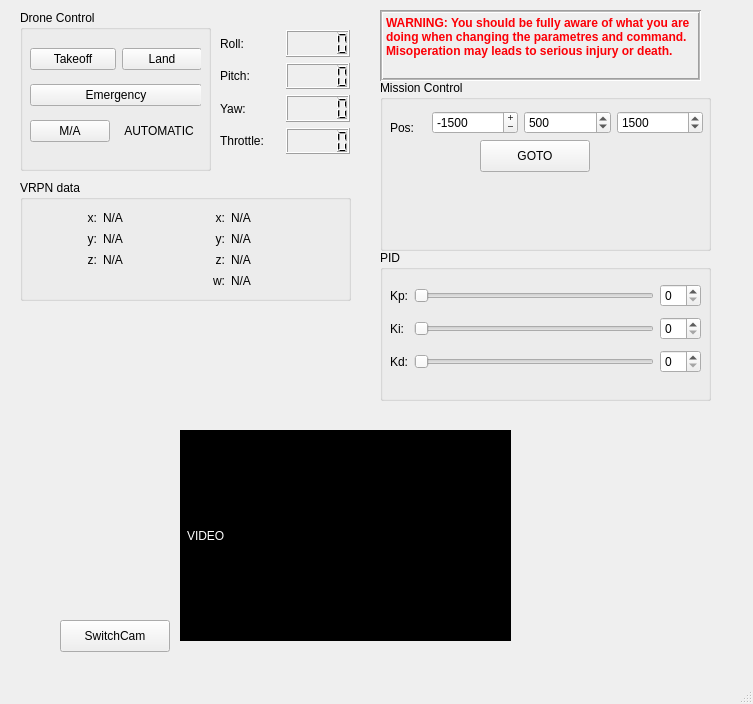
<?xml version="1.0" encoding="UTF-8"?>
<ui version="4.0">
 <class>MainWindow</class>
 <widget class="QMainWindow" name="MainWindow">
  <property name="geometry">
   <rect>
    <x>0</x>
    <y>0</y>
    <width>753</width>
    <height>704</height>
   </rect>
  </property>
  <property name="windowTitle">
   <string>Drone Controller GUI</string>
  </property>
  <widget class="QWidget" name="centralwidget">
   <widget class="QGroupBox" name="gb_basic">
    <property name="geometry">
     <rect>
      <x>20</x>
      <y>10</y>
      <width>191</width>
      <height>161</height>
     </rect>
    </property>
    <property name="title">
     <string>Drone Control</string>
    </property>
    <widget class="QWidget" name="">
     <property name="geometry">
      <rect>
       <x>10</x>
       <y>30</y>
       <width>171</width>
       <height>111</height>
      </rect>
     </property>
     <layout class="QGridLayout" name="gridLayout">
      <item row="0" column="0" colspan="2">
       <widget class="QPushButton" name="btn_takeoff">
        <property name="text">
         <string>Takeoff</string>
        </property>
       </widget>
      </item>
      <item row="0" column="2">
       <widget class="QPushButton" name="btn_land">
        <property name="text">
         <string>Land</string>
        </property>
       </widget>
      </item>
      <item row="1" column="0" colspan="3">
       <widget class="QPushButton" name="btn_emergency">
        <property name="text">
         <string>Emergency</string>
        </property>
       </widget>
      </item>
      <item row="2" column="0">
       <widget class="QPushButton" name="btn_switchmode">
        <property name="text">
         <string>M/A</string>
        </property>
       </widget>
      </item>
      <item row="2" column="1" colspan="2">
       <widget class="QLabel" name="lb_mode">
        <property name="text">
         <string>AUTOMATIC</string>
        </property>
        <property name="alignment">
         <set>Qt::AlignCenter</set>
        </property>
       </widget>
      </item>
     </layout>
    </widget>
   </widget>
   <widget class="QGroupBox" name="groupBox">
    <property name="geometry">
     <rect>
      <x>20</x>
      <y>180</y>
      <width>331</width>
      <height>121</height>
     </rect>
    </property>
    <property name="title">
     <string>VRPN data</string>
    </property>
    <widget class="QWidget" name="">
     <property name="geometry">
      <rect>
       <x>40</x>
       <y>30</y>
       <width>251</width>
       <height>78</height>
      </rect>
     </property>
     <layout class="QGridLayout" name="gridLayout_3" columnminimumwidth="0,80,0,80">
      <item row="0" column="0">
       <widget class="QLabel" name="label_5">
        <property name="text">
         <string>x:</string>
        </property>
        <property name="alignment">
         <set>Qt::AlignRight|Qt::AlignTrailing|Qt::AlignVCenter</set>
        </property>
       </widget>
      </item>
      <item row="0" column="1">
       <widget class="QLabel" name="lb_vrpn_px">
        <property name="text">
         <string>N/A</string>
        </property>
       </widget>
      </item>
      <item row="0" column="2">
       <widget class="QLabel" name="label_13">
        <property name="text">
         <string>x:</string>
        </property>
        <property name="alignment">
         <set>Qt::AlignRight|Qt::AlignTrailing|Qt::AlignVCenter</set>
        </property>
       </widget>
      </item>
      <item row="0" column="3">
       <widget class="QLabel" name="lb_vrpn_ox">
        <property name="text">
         <string>N/A</string>
        </property>
       </widget>
      </item>
      <item row="1" column="0">
       <widget class="QLabel" name="label_6">
        <property name="text">
         <string>y:</string>
        </property>
        <property name="alignment">
         <set>Qt::AlignRight|Qt::AlignTrailing|Qt::AlignVCenter</set>
        </property>
       </widget>
      </item>
      <item row="1" column="1">
       <widget class="QLabel" name="lb_vrpn_py">
        <property name="text">
         <string>N/A</string>
        </property>
       </widget>
      </item>
      <item row="1" column="2">
       <widget class="QLabel" name="label_14">
        <property name="text">
         <string>y:</string>
        </property>
        <property name="alignment">
         <set>Qt::AlignRight|Qt::AlignTrailing|Qt::AlignVCenter</set>
        </property>
       </widget>
      </item>
      <item row="1" column="3">
       <widget class="QLabel" name="lb_vrpn_oy">
        <property name="text">
         <string>N/A</string>
        </property>
       </widget>
      </item>
      <item row="2" column="0">
       <widget class="QLabel" name="label_7">
        <property name="text">
         <string>z:</string>
        </property>
        <property name="alignment">
         <set>Qt::AlignRight|Qt::AlignTrailing|Qt::AlignVCenter</set>
        </property>
       </widget>
      </item>
      <item row="2" column="1">
       <widget class="QLabel" name="lb_vrpn_pz">
        <property name="text">
         <string>N/A</string>
        </property>
       </widget>
      </item>
      <item row="2" column="2">
       <widget class="QLabel" name="label_12">
        <property name="text">
         <string>z:</string>
        </property>
        <property name="alignment">
         <set>Qt::AlignRight|Qt::AlignTrailing|Qt::AlignVCenter</set>
        </property>
       </widget>
      </item>
      <item row="2" column="3">
       <widget class="QLabel" name="lb_vrpn_oz">
        <property name="text">
         <string>N/A</string>
        </property>
       </widget>
      </item>
      <item row="3" column="2">
       <widget class="QLabel" name="label_17">
        <property name="text">
         <string>w:</string>
        </property>
        <property name="alignment">
         <set>Qt::AlignRight|Qt::AlignTrailing|Qt::AlignVCenter</set>
        </property>
       </widget>
      </item>
      <item row="3" column="3">
       <widget class="QLabel" name="lb_vrpn_ow">
        <property name="text">
         <string>N/A</string>
        </property>
       </widget>
      </item>
     </layout>
    </widget>
   </widget>
   <widget class="QGroupBox" name="groupBox_2">
    <property name="geometry">
     <rect>
      <x>380</x>
      <y>250</y>
      <width>331</width>
      <height>151</height>
     </rect>
    </property>
    <property name="title">
     <string>PID</string>
    </property>
    <widget class="QWidget" name="">
     <property name="geometry">
      <rect>
       <x>10</x>
       <y>30</y>
       <width>311</width>
       <height>98</height>
      </rect>
     </property>
     <layout class="QGridLayout" name="gridLayout_4" columnminimumwidth="0,200,0">
      <item row="0" column="0">
       <widget class="QLabel" name="label_8">
        <property name="text">
         <string>Kp:</string>
        </property>
       </widget>
      </item>
      <item row="0" column="1">
       <widget class="QSlider" name="horizontalSlider">
        <property name="maximum">
         <number>1000</number>
        </property>
        <property name="singleStep">
         <number>1</number>
        </property>
        <property name="orientation">
         <enum>Qt::Horizontal</enum>
        </property>
       </widget>
      </item>
      <item row="0" column="2">
       <widget class="QSpinBox" name="spinBox"/>
      </item>
      <item row="1" column="0">
       <widget class="QLabel" name="label_9">
        <property name="text">
         <string>Ki:</string>
        </property>
       </widget>
      </item>
      <item row="1" column="1">
       <widget class="QSlider" name="horizontalSlider_2">
        <property name="orientation">
         <enum>Qt::Horizontal</enum>
        </property>
       </widget>
      </item>
      <item row="1" column="2">
       <widget class="QSpinBox" name="spinBox_2"/>
      </item>
      <item row="2" column="0">
       <widget class="QLabel" name="label_10">
        <property name="text">
         <string>Kd:</string>
        </property>
       </widget>
      </item>
      <item row="2" column="1">
       <widget class="QSlider" name="horizontalSlider_3">
        <property name="orientation">
         <enum>Qt::Horizontal</enum>
        </property>
       </widget>
      </item>
      <item row="2" column="2">
       <widget class="QSpinBox" name="spinBox_3"/>
      </item>
     </layout>
    </widget>
   </widget>
   <widget class="QGroupBox" name="groupBox_3">
    <property name="geometry">
     <rect>
      <x>380</x>
      <y>80</y>
      <width>331</width>
      <height>171</height>
     </rect>
    </property>
    <property name="title">
     <string>Mission Control</string>
    </property>
    <widget class="QLabel" name="label_11">
     <property name="geometry">
      <rect>
       <x>10</x>
       <y>40</y>
       <width>31</width>
       <height>16</height>
      </rect>
     </property>
     <property name="text">
      <string>Pos:</string>
     </property>
    </widget>
    <widget class="QPushButton" name="pushButton">
     <property name="geometry">
      <rect>
       <x>100</x>
       <y>60</y>
       <width>110</width>
       <height>32</height>
      </rect>
     </property>
     <property name="text">
      <string>GOTO</string>
     </property>
    </widget>
    <widget class="QWidget" name="">
     <property name="geometry">
      <rect>
       <x>52</x>
       <y>30</y>
       <width>271</width>
       <height>26</height>
      </rect>
     </property>
     <layout class="QGridLayout" name="gridLayout_5">
      <item row="0" column="0">
       <widget class="QSpinBox" name="sb_hoverpos_x">
        <property name="buttonSymbols">
         <enum>QAbstractSpinBox::PlusMinus</enum>
        </property>
        <property name="minimum">
         <number>-5000</number>
        </property>
        <property name="maximum">
         <number>5000</number>
        </property>
        <property name="singleStep">
         <number>1</number>
        </property>
        <property name="value">
         <number>-1500</number>
        </property>
       </widget>
      </item>
      <item row="0" column="1">
       <widget class="QSpinBox" name="sb_hoverpos_y">
        <property name="minimum">
         <number>-5000</number>
        </property>
        <property name="maximum">
         <number>5000</number>
        </property>
        <property name="value">
         <number>500</number>
        </property>
       </widget>
      </item>
      <item row="0" column="2">
       <widget class="QSpinBox" name="sb_hoverpos_z">
        <property name="minimum">
         <number>-5000</number>
        </property>
        <property name="maximum">
         <number>5000</number>
        </property>
        <property name="value">
         <number>1500</number>
        </property>
       </widget>
      </item>
     </layout>
    </widget>
   </widget>
   <widget class="QLabel" name="label_15">
    <property name="geometry">
     <rect>
      <x>380</x>
      <y>10</y>
      <width>321</width>
      <height>71</height>
     </rect>
    </property>
    <property name="font">
     <font>
      <weight>75</weight>
      <bold>true</bold>
     </font>
    </property>
    <property name="styleSheet">
     <string notr="true">QLabel{
color:rgb(252, 0, 6)}</string>
    </property>
    <property name="frameShape">
     <enum>QFrame::Box</enum>
    </property>
    <property name="frameShadow">
     <enum>QFrame::Sunken</enum>
    </property>
    <property name="lineWidth">
     <number>1</number>
    </property>
    <property name="midLineWidth">
     <number>1</number>
    </property>
    <property name="text">
     <string>WARNING: You should be fully aware of what you are doing when changing the parametres and command. Misoperation may leads to serious injury or death.</string>
    </property>
    <property name="textFormat">
     <enum>Qt::PlainText</enum>
    </property>
    <property name="alignment">
     <set>Qt::AlignLeading|Qt::AlignLeft|Qt::AlignTop</set>
    </property>
    <property name="wordWrap">
     <bool>true</bool>
    </property>
   </widget>
   <widget class="QLabel" name="label_16">
    <property name="geometry">
     <rect>
      <x>180</x>
      <y>430</y>
      <width>331</width>
      <height>211</height>
     </rect>
    </property>
    <property name="autoFillBackground">
     <bool>false</bool>
    </property>
    <property name="styleSheet">
     <string notr="true">QLabel{background:rgb(0, 0, 0);color:rgb(255,255,255)}</string>
    </property>
    <property name="frameShape">
     <enum>QFrame::Panel</enum>
    </property>
    <property name="frameShadow">
     <enum>QFrame::Sunken</enum>
    </property>
    <property name="lineWidth">
     <number>4</number>
    </property>
    <property name="midLineWidth">
     <number>3</number>
    </property>
    <property name="text">
     <string>VIDEO</string>
    </property>
   </widget>
   <widget class="QPushButton" name="pushButton_2">
    <property name="geometry">
     <rect>
      <x>60</x>
      <y>620</y>
      <width>110</width>
      <height>32</height>
     </rect>
    </property>
    <property name="text">
     <string>SwitchCam</string>
    </property>
   </widget>
   <widget class="QWidget" name="">
    <property name="geometry">
     <rect>
      <x>220</x>
      <y>30</y>
      <width>130</width>
      <height>124</height>
     </rect>
    </property>
    <layout class="QGridLayout" name="gridLayout_2">
     <item row="0" column="1">
      <widget class="QLCDNumber" name="lcdNumber_roll"/>
     </item>
     <item row="1" column="0">
      <widget class="QLabel" name="label_2">
       <property name="text">
        <string>Pitch:</string>
       </property>
      </widget>
     </item>
     <item row="1" column="1">
      <widget class="QLCDNumber" name="lcdNumber_pitch"/>
     </item>
     <item row="2" column="0">
      <widget class="QLabel" name="label_3">
       <property name="text">
        <string>Yaw:</string>
       </property>
      </widget>
     </item>
     <item row="2" column="1">
      <widget class="QLCDNumber" name="lcdNumber_yaw"/>
     </item>
     <item row="3" column="0">
      <widget class="QLabel" name="label_4">
       <property name="text">
        <string>Throttle:</string>
       </property>
      </widget>
     </item>
     <item row="3" column="1">
      <widget class="QLCDNumber" name="lcdNumber_throttle"/>
     </item>
     <item row="0" column="0">
      <widget class="QLabel" name="label">
       <property name="text">
        <string>Roll:</string>
       </property>
      </widget>
     </item>
    </layout>
   </widget>
   <zorder>gb_basic</zorder>
   <zorder>lcdNumber_roll</zorder>
   <zorder>lcdNumber_pitch</zorder>
   <zorder>lcdNumber_yaw</zorder>
   <zorder>lcdNumber_throttle</zorder>
   <zorder>label</zorder>
   <zorder>label_2</zorder>
   <zorder>label_3</zorder>
   <zorder>label_4</zorder>
   <zorder>label</zorder>
   <zorder>groupBox</zorder>
   <zorder>groupBox_2</zorder>
   <zorder>groupBox_3</zorder>
   <zorder>label_15</zorder>
   <zorder>label_16</zorder>
   <zorder>pushButton_2</zorder>
  </widget>
  <widget class="QMenuBar" name="menubar">
   <property name="geometry">
    <rect>
     <x>0</x>
     <y>0</y>
     <width>753</width>
     <height>22</height>
    </rect>
   </property>
  </widget>
  <widget class="QStatusBar" name="statusbar"/>
 </widget>
 <resources/>
 <connections/>
</ui>
